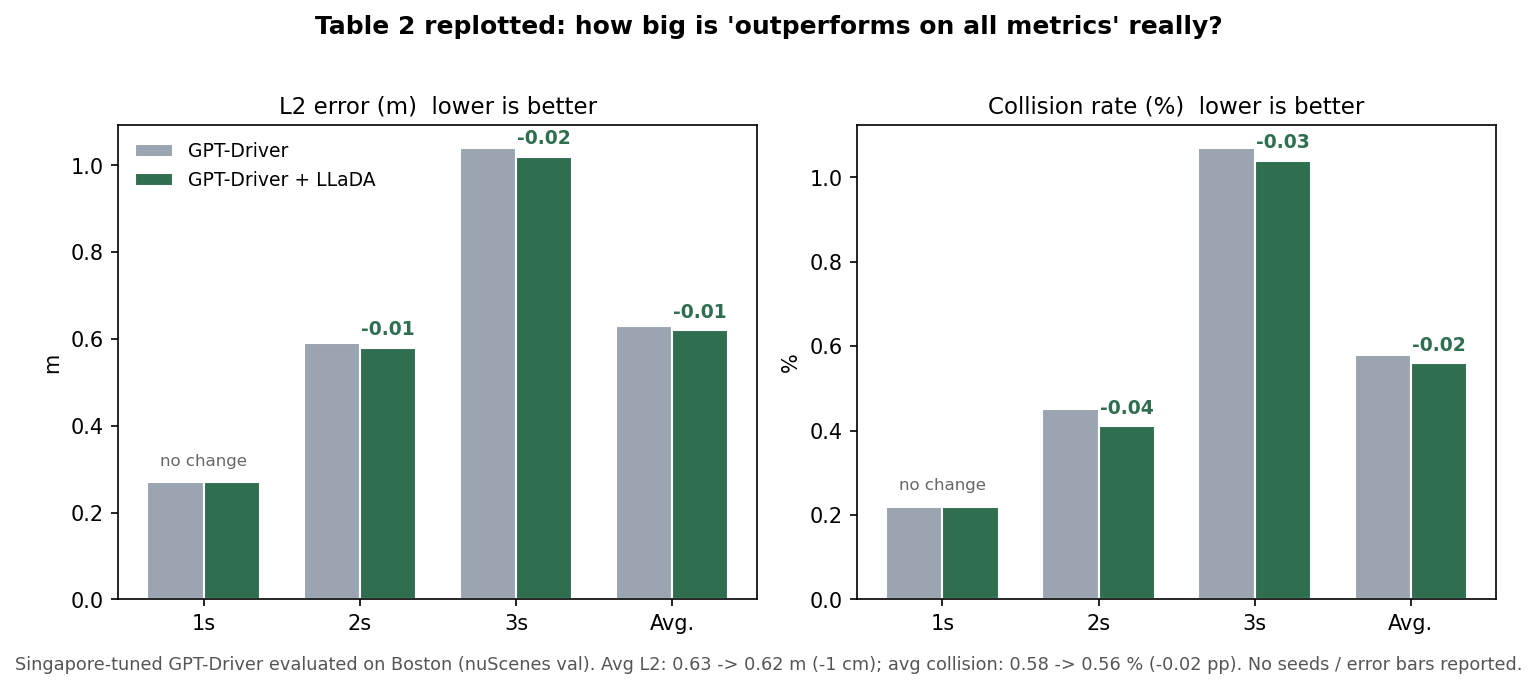

Recreate this plot in Python.
"""Self-drawn figure for 027 xray: magnitude of Table 2 improvements (LLaDA paper).

Shows that the headline claim "outperforms on all metrics" rests on a 1cm L2
reduction and a 0.02pp collision-rate reduction, with 1s-horizon metrics unchanged.
"""
import matplotlib
matplotlib.use("Agg")
import matplotlib.pyplot as plt
import numpy as np

OUT = "/home/hatch/workspace/your_files/paper-xray-100/papers/027-VLA-driving-everywhere/fig-table2.png"

# Table 2 numbers, verified against the paper text
horizons = ["1s", "2s", "3s", "Avg."]
l2_base = np.array([0.27, 0.59, 1.04, 0.63])
l2_ours = np.array([0.27, 0.58, 1.02, 0.62])
cr_base = np.array([0.22, 0.45, 1.07, 0.58])
cr_ours = np.array([0.22, 0.41, 1.04, 0.56])

fig, axes = plt.subplots(1, 2, figsize=(10, 4.2))
x = np.arange(len(horizons))
w = 0.36

for ax, base, ours, title, unit in [
    (axes[0], l2_base, l2_ours, "L2 error (m)  lower is better", "m"),
    (axes[1], cr_base, cr_ours, "Collision rate (%)  lower is better", "%"),
]:
    b1 = ax.bar(x - w / 2, base, w, label="GPT-Driver", color="#9aa5b1", edgecolor="white")
    b2 = ax.bar(x + w / 2, ours, w, label="GPT-Driver + LLaDA", color="#2f6f4f", edgecolor="white")
    ax.set_xticks(x)
    ax.set_xticklabels(horizons)
    ax.set_title(title, fontsize=11)
    ax.set_ylabel(unit)
    # annotate deltas
    for i in range(len(horizons)):
        d = base[i] - ours[i]
        if d > 0:
            ax.annotate(f"-{d:.2f}", xy=(x[i] + w / 2, ours[i]), xytext=(0, 6),
                        textcoords="offset points", ha="center", fontsize=9, color="#2f6f4f",
                        fontweight="bold")
        else:
            ax.annotate("no change", xy=(x[i], base[i]), xytext=(0, 8),
                        textcoords="offset points", ha="center", fontsize=8, color="#666666")

axes[0].legend(frameon=False, fontsize=9)
fig.suptitle("Table 2 replotted: how big is 'outperforms on all metrics' really?",
             fontsize=12, fontweight="bold", y=1.02)
fig.text(0.5, -0.02,
         "Singapore-tuned GPT-Driver evaluated on Boston (nuScenes val). Avg L2: 0.63 -> 0.62 m (-1 cm); "
         "avg collision: 0.58 -> 0.56 % (-0.02 pp). No seeds / error bars reported.",
         ha="center", fontsize=8.5, color="#555555")
fig.tight_layout()
fig.savefig(OUT, dpi=150, bbox_inches="tight")
print("saved", OUT)
